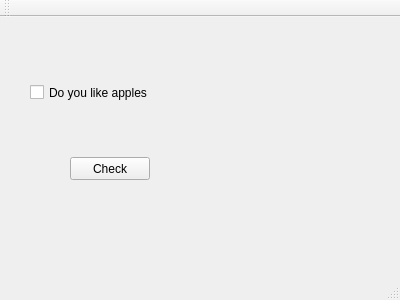
<?xml version="1.0" encoding="UTF-8"?>
<ui version="4.0">
 <class>MainWindow</class>
 <widget class="QMainWindow" name="MainWindow">
  <property name="geometry">
   <rect>
    <x>0</x>
    <y>0</y>
    <width>400</width>
    <height>300</height>
   </rect>
  </property>
  <property name="windowTitle">
   <string>MainWindow</string>
  </property>
  <widget class="QWidget" name="centralWidget">
   <widget class="QCheckBox" name="checkBox">
    <property name="geometry">
     <rect>
      <x>30</x>
      <y>40</y>
      <width>191</width>
      <height>71</height>
     </rect>
    </property>
    <property name="text">
     <string>Do you like apples</string>
    </property>
   </widget>
   <widget class="QPushButton" name="pushButton">
    <property name="geometry">
     <rect>
      <x>70</x>
      <y>140</y>
      <width>80</width>
      <height>23</height>
     </rect>
    </property>
    <property name="text">
     <string>Check</string>
    </property>
   </widget>
  </widget>
  <widget class="QMenuBar" name="menuBar">
   <property name="geometry">
    <rect>
     <x>0</x>
     <y>0</y>
     <width>400</width>
     <height>20</height>
    </rect>
   </property>
  </widget>
  <widget class="QToolBar" name="mainToolBar">
   <attribute name="toolBarArea">
    <enum>TopToolBarArea</enum>
   </attribute>
   <attribute name="toolBarBreak">
    <bool>false</bool>
   </attribute>
  </widget>
  <widget class="QStatusBar" name="statusBar"/>
 </widget>
 <layoutdefault spacing="6" margin="11"/>
 <resources/>
 <connections/>
</ui>
